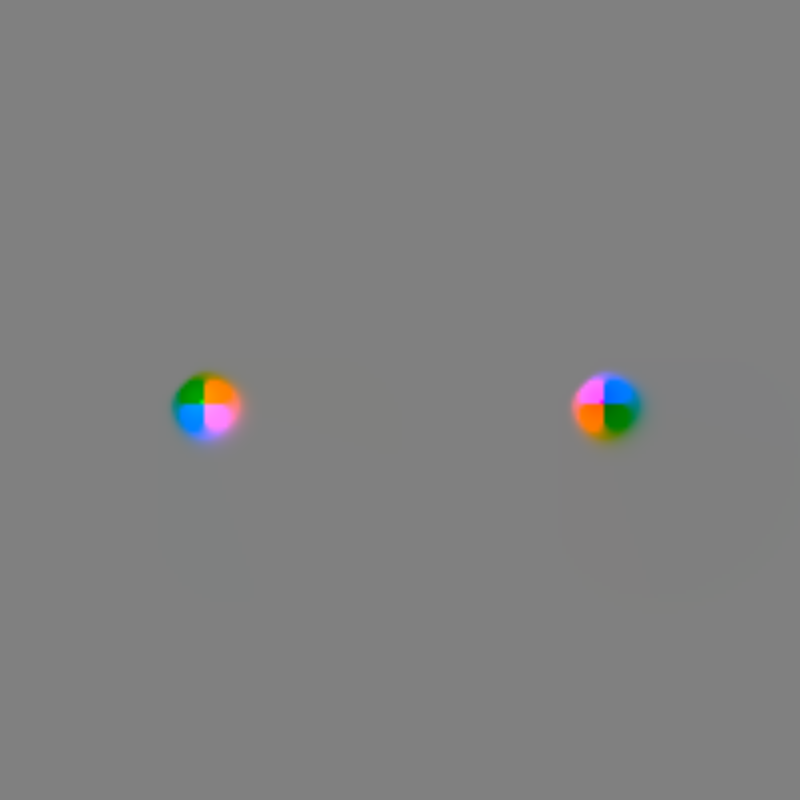
Frame 1 (no input)
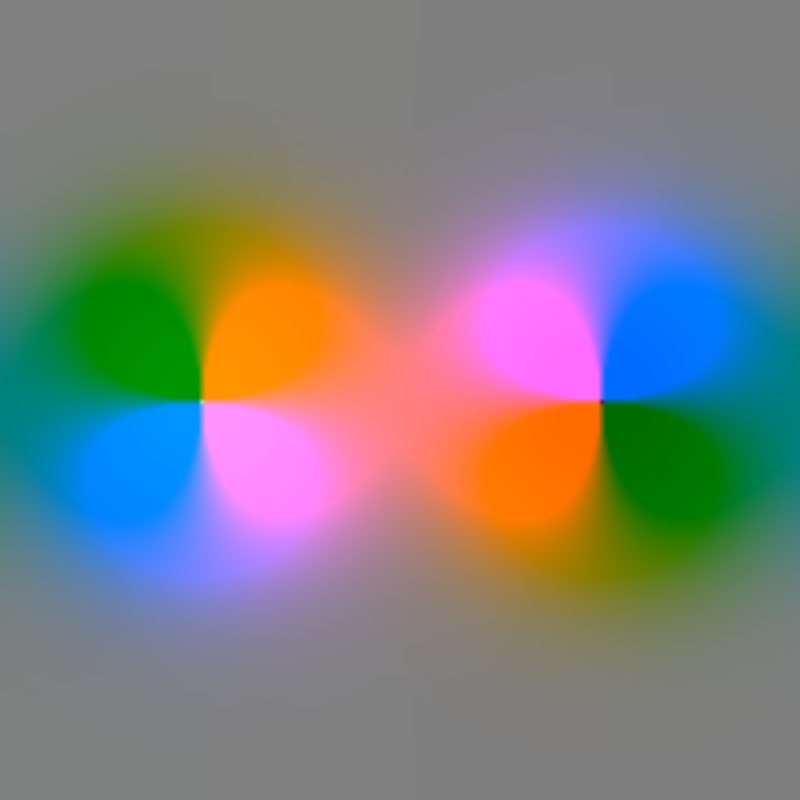
Frame 60 (no input)
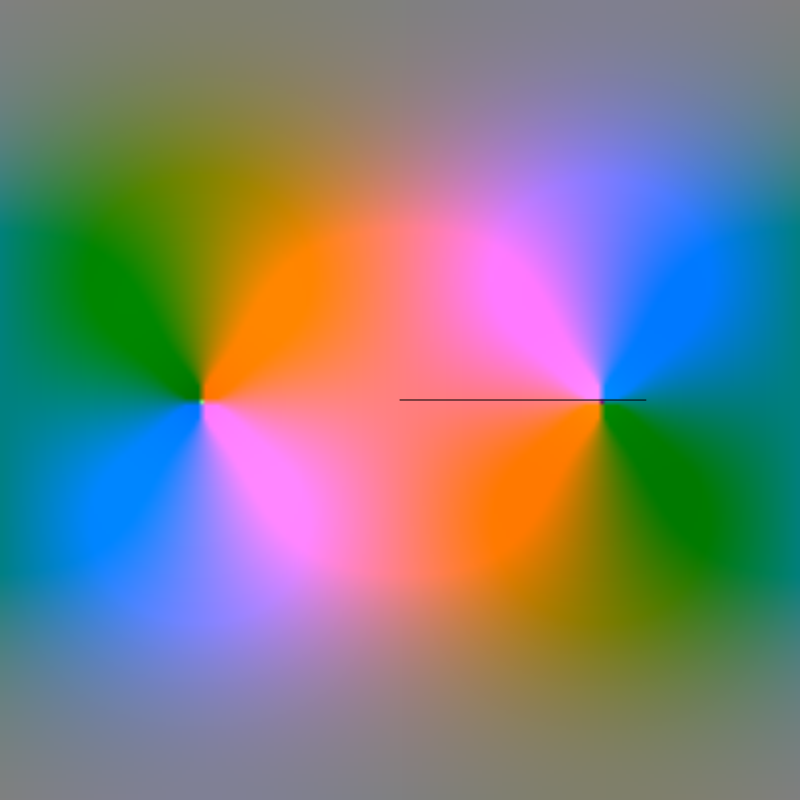
Frame 120 (the mouse pressed at the canvas centre since frame 60)

The p5.js sketch that drew these frames (run headless with seeded random() and noise() and a simulated clock; from frame 60 on, the mouse is pressed at the canvas centre):

// p5.js sketch
// ── sketch.js
// @ts-nocheck

const PERMITTIVITY = 8.854e-12; // Vacuum permittivity in F/m
const RESISTIVITY = 1e14;

const PIXEL_SCALE = 2.58e-2 / 96; // 1 in per 96 pixels
const CELL_WIDTH = 4;
const CELL_SCALE = PIXEL_SCALE * CELL_WIDTH;
const CELL_WALL_RESISTANCE = RESISTIVITY / CELL_SCALE;

const particles = [
  {
    x: 50,
    y: 100,
    charge: 1e-6,
  },
  {
    x: 150,
    y: 100,
    charge: -1e-6,
  },
];

let img, field;
function setup() {
  createCanvas(800, 800);
  img = createImage(width / CELL_WIDTH, height / CELL_WIDTH);

  // field = new CoulombField(particles);
  field = new GaussField(particles, img.width, img.height);
}

function draw() {
  for (let i = 0; i < 10; i++) {
    field.solve();
  }
  field.simulate();

  img.loadPixels();
  for (let x = 0; x < img.width; x++) {
    for (let y = 0; y < img.height; y++) {
      const [fieldX, fieldY] = field.getField(x, y);
      const chargeDensity = field.getChargeDensity(x, y);
      const index = (x + y * img.width) * 4;
      img.pixels[index] = map(fieldX, -1e8, 1e8, 0, 255);
      img.pixels[index + 1] = map(chargeDensity, -1, 1, 0, 255);
      img.pixels[index + 2] = map(fieldY, -1e8, 1e8, 0, 255);
      img.pixels[index + 3] = 255;
    }
  }
  img.updatePixels();
  image(img, 0, 0, width, height);

  if (mouseX && mouseY) {
    stroke(0);
    const [fieldX, fieldY] = field.getField(
      mouseX / CELL_WIDTH,
      mouseY / CELL_WIDTH
    );
    line(mouseX, mouseY, mouseX + fieldX * 1e-6, mouseY + fieldY * 1e-6);
  }
}

// https://en.wikipedia.org/wiki/Coulomb's_law#Electric_field
class CoulombField {
  constructor(particles) {
    this.particles = particles;
  }

  solve() {}

  simulate() {}

  getField(x, y) {
    let fieldX = 0;
    let fieldY = 0;
    for (const p of particles) {
      const dx = CELL_SCALE * (x - p.x);
      const dy = CELL_SCALE * (y - p.y);
      const r = sqrt(dx * dx + dy * dy);
      const a = p.charge / (4 * PI * PERMITTIVITY * r * r * r);
      fieldX += a * dx;
      fieldY += a * dy;
    }
    return [fieldX, fieldY];
  }
}

// https://en.wikipedia.org/wiki/Gauss's_law#Differential_form
class GaussField {
  constructor(particles, width, height) {
    this.particles = particles;
    this.width = width;
    this.height = height;

    this.chargeDensity = new Float32Array(width * height);
    for (const p of particles) {
      const x = floor(p.x);
      const y = floor(p.y);
      const index = x + y * width;
      this.chargeDensity[index] +=
        p.charge / (CELL_SCALE * CELL_SCALE * CELL_SCALE);
    }

    // Placed on the vertical edges between cells
    this.fieldX = new Float32Array((width + 1) * height);
    // Placed on the horizontal edges between cells
    this.fieldY = new Float32Array(width * (height + 1));
  }

  solve() {
    for (let y = 0; y < this.height; y++) {
      for (let x = 0; x < this.width; x++) {
        const index = x + y * this.width;
        const northIndex = x + y * this.width;
        const southIndex = x + (y + 1) * this.width;
        const westIndex = x + y * (this.width + 1);
        const eastIndex = x + 1 + y * (this.width + 1);

        const northField = this.fieldY[northIndex];
        const southField = this.fieldY[southIndex];
        const westField = this.fieldX[westIndex];
        const eastField = this.fieldX[eastIndex];

        const dE_dx = (eastField - westField) / CELL_SCALE;
        const dE_dy = (southField - northField) / CELL_SCALE;
        const divergence = dE_dx + dE_dy;

        const requiredDivergence = this.chargeDensity[index] / PERMITTIVITY;
        const error = requiredDivergence - divergence;

        const correction = (error * CELL_SCALE) / 4;
        this.fieldX[westIndex] -= correction;
        this.fieldX[eastIndex] += correction;
        this.fieldY[northIndex] -= correction;
        this.fieldY[southIndex] += correction;
      }
    }
  }

  simulate() {
    for (let y = 0; y < this.height; y++) {
      for (let x = 0; x < this.width; x++) {
        const index = x + y * this.width;
        const northIndex = x + y * this.width;
        const southIndex = x + (y + 1) * this.width;
        const westIndex = x + y * (this.width + 1);
        const eastIndex = x + 1 + y * (this.width + 1);

        const northField = this.fieldY[northIndex];
        const southField = this.fieldY[southIndex];
        const westField = this.fieldX[westIndex];
        const eastField = this.fieldX[eastIndex];

        const northVoltageDelta = northField * CELL_SCALE;
        const southVoltageDelta = -southField * CELL_SCALE;
        const westVoltageDelta = westField * CELL_SCALE;
        const eastVoltageDelta = -eastField * CELL_SCALE;

        const northCurrent = northVoltageDelta / CELL_WALL_RESISTANCE;
        const southCurrent = southVoltageDelta / CELL_WALL_RESISTANCE;
        const westCurrent = westVoltageDelta / CELL_WALL_RESISTANCE;
        const eastCurrent = eastVoltageDelta / CELL_WALL_RESISTANCE;

        const netCurrent =
          northCurrent + southCurrent + westCurrent + eastCurrent;
        this.chargeDensity[index] +=
          (deltaTime * netCurrent) / (CELL_SCALE * CELL_SCALE * CELL_SCALE);
      }
    }
  }

  getField(x, y) {
    if (x < 0 || x >= this.width || y < 0 || y >= this.height) {
      return [0, 0];
    }
    x = floor(x);
    y = floor(y);

    const northIndex = x + y * this.width;
    const southIndex = x + (y + 1) * this.width;
    const westIndex = x + y * (this.width + 1);
    const eastIndex = x + 1 + y * (this.width + 1);

    const northField = this.fieldY[northIndex];
    const southField = this.fieldY[southIndex];
    const westField = this.fieldX[westIndex];
    const eastField = this.fieldX[eastIndex];

    return [0.5 * (eastField + westField), 0.5 * (southField + northField)];
  }

  getChargeDensity(x, y) {
    if (x < 0 || x >= this.width || y < 0 || y >= this.height) {
      return [0, 0];
    }
    x = floor(x);
    y = floor(y);

    const index = x + y * this.width;
    return this.chargeDensity[index];
  }
}

// ── style.css
canvas {
  width: 800px !important;
  height: 800px !important;
}
